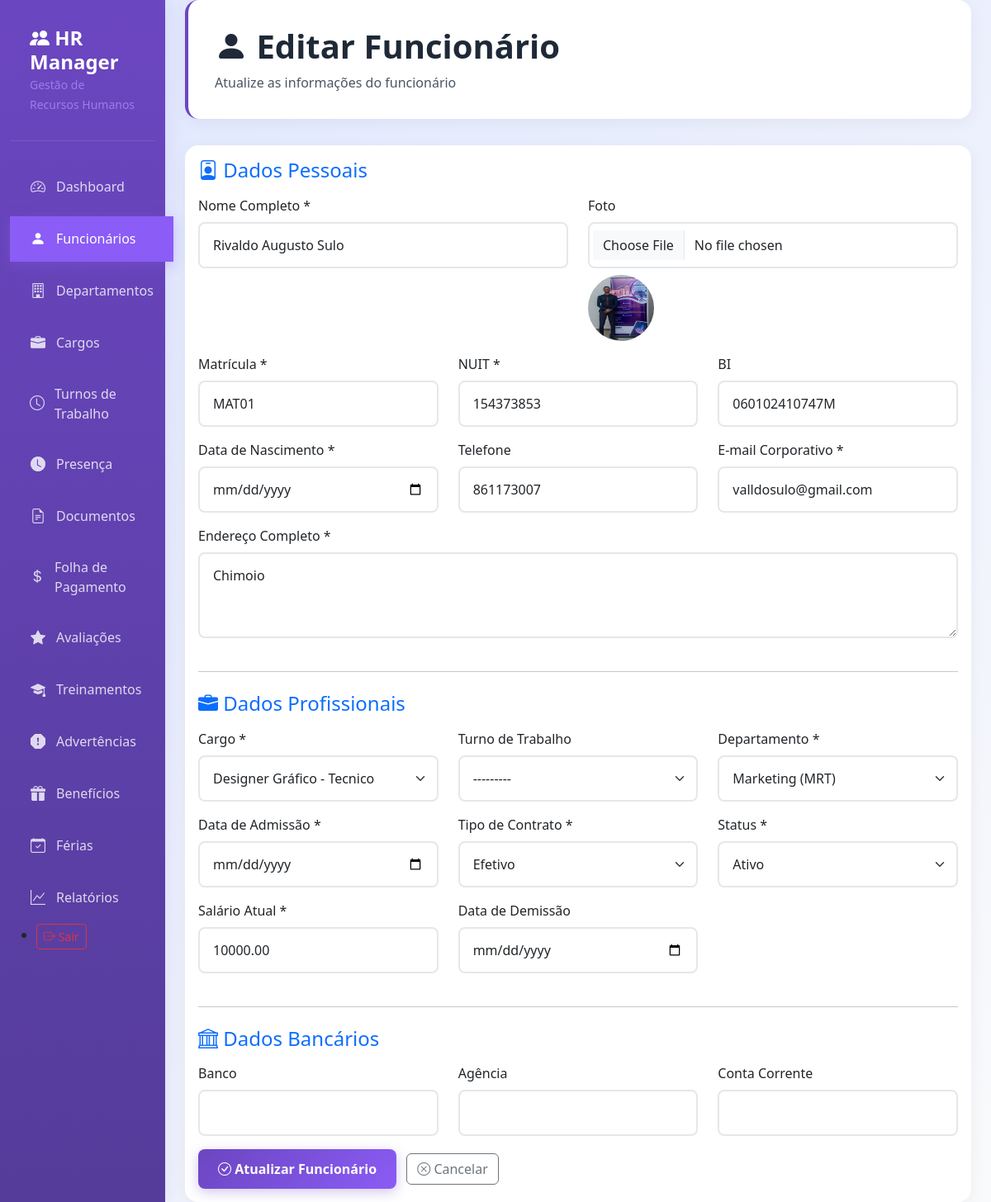
Page /funcionarios/1/editar/ (signed in) on the committed database.
### rh/models.py (models this page shows, shortened)
class Funcionario(models.Model):
    STATUS_CHOICES = [
        ('Ativo', 'Ativo'),
        ('Afastado', 'Afastado'),
        ('Demitido', 'Demitido'),
        ('Aposentado', 'Aposentado'),
    ]
    TIPO_CONTRATO = [
        ('Efetivo', 'Efetivo'),
        ('PrazoDeterminado', 'Prazo Determinado'),
        ('Estagiario', 'Estagiário'),
        ('Consultor', 'Consultor'),
    ]
    empresa = models.ForeignKey(Empresa,on_delete=models.CASCADE, related_name='funcionarios')
    matricula = models.CharField(max_length=20, unique=True, verbose_name='Matrícula')
    nome_completo = models.CharField(max_length=200, verbose_name='Nome Completo')
    email_corporativo = models.EmailField(unique=True, verbose_name='E-mail Corporativo')
    cpf = models.CharField(max_length=14, unique=True, verbose_name='CPF')
    rg = models.CharField(max_length=20, blank=True, verbose_name='RG')
    data_nascimento = models.DateField(verbose_name='Data de Nascimento')
    telefone = models.CharField(max_length=20, blank=True, verbose_name='Telefone')
    endereco = models.TextField(verbose_name='Endereço Completo')
    cargo = models.ForeignKey(Cargo, on_delete=models.PROTECT, verbose_name='Cargo')
    departamento = models.ForeignKey(Departamento, on_delete=models.PROTECT, verbose_name='Departamento')
    data_admissao = models.DateField(verbose_name='Data de Admissão')
    data_demissao = models.DateField(null=True, blank=True, verbose_name='Data de Demissão')
    tipo_contrato = models.CharField(max_length=20, choices=TIPO_CONTRATO, default='CLT', verbose_name='Tipo de Contrato')
    salario_atual = models.DecimalField(max_digits=10, decimal_places=2, verbose_name='Salário Atual')
    status = models.CharField(max_length=20, choices=STATUS_CHOICES, default='Ativo', verbose_name='Status')
    foto = models.ImageField(upload_to='funcionarios/fotos/', null=True, blank=True, verbose_name='Foto')
    turno = models.ForeignKey('TurnoTrabalho', on_delete=models.SET_NULL, null=True, blank=True, verbose_name='Turno de Trabalho')
    banco = models.CharField(max_length=100, blank=True, verbose_name='Banco')
    agencia = models.CharField(max_length=20, blank=True, verbose_name='Agência')
    conta_corrente = models.CharField(max_length=20, blank=True, verbose_name='Conta Corrente')
    criado_em = models.DateTimeField(auto_now_add=True, verbose_name='Criado em')
    atualizado_em = models.DateTimeField(auto_now=True, verbose_name='Atualizado em')
    class Meta:
        verbose_name = 'Funcionário'
        verbose_name_plural = 'Funcionários'
        ordering = ['nome_completo']

### rh/views.py (the view, shortened to what this page needs)
# urls.py: path('funcionarios/<int:pk>/editar/', views.FuncionarioUpdateView.as_view(), name='funcionario_update'),
class FuncionarioUpdateView(LoginRequiredMixin, UpdateView):
    model = Funcionario
    form_class = FuncionarioForm
    template_name = 'rh/funcionario_form.html'
    success_url = reverse_lazy('funcionario_list')
    def get_queryset(self):
        return Funcionario.objects.filter(
            empresa=self.request.user.empresa
        )
    def get_form_kwargs(self):
        kwargs = super().get_form_kwargs()
        kwargs['empresa'] = self.request.user.empresa
        return kwargs

### rh/models.py (called while the page is built)
    def __str__(self):
        return f"{self.nome} ({self.sigla})"

    def __str__(self):
        return f"{self.nome} - {self.nivel_hierarquico}"

    def __str__(self):
        return f"{self.nome} - {self.get_tipo_display()}"

### templates/rh/funcionario_form.html (shortened to what this page needs)
{% extends 'base.html' %}
{% block content %}
<div class="page-header">
    <h1>
        <i class="bi bi-person-fill{% if not form.instance.pk %}-add{% endif %}"></i>
        {% if form.instance.pk %}Editar{% else %}Novo{% endif %} Funcionário
    </h1>
    <p>{% if form.instance.pk %}Atualize as informações do funcionário{% else %}Cadastre um novo funcionário no sistema{% endif %}</p>
</div>
<div class="card">
    <div class="card-body">
        <form method="post" enctype="multipart/form-data">
            <div class="row">
                <h4 class="mb-3 text-primary">
                    <i class="bi bi-person-badge"></i> Dados Pessoais
                </h4>
                <div class="col-md-6 mb-3">
                    <label class="form-label">Nome Completo *</label>
                    {{ form.nome_completo }}
                </div>
                <div class="col-md-6 mb-3">
                    <label class="form-label">Foto</label>
                    {{ form.foto }}
                    {% if form.instance.foto %}
                        <div class="mt-2">
                            <img src="{{ form.instance.foto.url }}" alt="Foto atual" class="rounded-circle" width="80" height="80">
                        </div>
                    {% endif %}
                </div>
                <div class="col-md-4 mb-3">
                    <label class="form-label">Matrícula *</label>
                    {{ form.matricula }}
                </div>
                <div class="col-md-4 mb-3">
                    <label class="form-label">NUIT *</label>
                    {{ form.cpf }}
                </div>
                <div class="col-md-4 mb-3">
                    <label class="form-label">BI</label>
                    {{ form.rg }}
                </div>
                <div class="col-md-4 mb-3">
                    <label class="form-label">Data de Nascimento *</label>
                    {{ form.data_nascimento }}
                </div>
                <div class="col-md-4 mb-3">
                    <label class="form-label">Telefone</label>
                    {{ form.telefone }}
                </div>
                <div class="col-md-4 mb-3">
                    <label class="form-label">E-mail Corporativo *</label>
                    {{ form.email_corporativo }}
                </div>
                <div class="col-12 mb-3">
                    <label class="form-label">Endereço Completo *</label>
                    {{ form.endereco }}
                </div>
            </div>
            <hr class="my-4">
            <div class="row">
                <h4 class="mb-3 text-primary">
                    <i class="bi bi-briefcase-fill"></i> Dados Profissionais
                </h4>
                <div class="col-md-4 mb-3">
                    <label class="form-label">Cargo *</label>
                    {{ form.cargo }}
                </div>
                <div class="col-md-4 mb-3">
                    <label class="form-label">Turno de Trabalho</label>
                    {{ form.turno }}
                </div>
                <div class="col-md-4 mb-3">
                    <label class="form-label">Departamento *</label>
                    {{ form.departamento }}
                </div>
                <div class="col-md-4 mb-3">
                    <label class="form-label">Data de Admissão *</label>
                    {{ form.data_admissao }}
                </div>
                <div class="col-md-4 mb-3">
                    <label class="form-label">Tipo de Contrato *</label>
                    {{ form.tipo_contrato }}
                </div>
                <div class="col-md-4 mb-3">
                    <label class="form-label">Status *</label>
                    {{ form.status }}
                </div>
                <div class="col-md-4 mb-3">
                    <label class="form-label">Salário Atual *</label>
                    {{ form.salario_atual }}
                </div>
                <div class="col-md-4 mb-3">
                    <label class="form-label">Data de Demissão</label>
                    {{ form.data_demissao }}
                </div>
            </div>
            <hr class="my-4">
            <div class="row">
                <h4 class="mb-3 text-primary">
                    <i class="bi bi-bank"></i> Dados Bancários
                </h4>
                <div class="col-md-4 mb-3">
                    <label class="form-label">Banco</label>
                    {{ form.banco }}
                </div>
                <div class="col-md-4 mb-3">
                    <label class="form-label">Agência</label>
                    {{ form.agencia }}
                </div>
                <div class="col-md-4 mb-3">
                    <label class="form-label">Conta Corrente</label>
                    {{ form.conta_corrente }}
                </div>
            </div>
            <div class="row">
                <div class="col-12">
                    <button type="submit" class="btn btn-primary">
                        <i class="bi {% if form.instance.pk %}bi-check-circle{% else %}bi-plus-circle{% endif %}"></i>
                        {% if form.instance.pk %}Atualizar{% else %}Cadastrar{% endif %} Funcionário
                    </button>
                    <a href="{% url 'funcionario_list' %}" class="btn btn-outline-secondary ms-2">
                        <i class="bi bi-x-circle"></i> Cancelar
                    </a>
                </div>
            </div>
        </form>
    </div>
</div>
{% endblock %}

### templates/base.html (style rules this page uses)
:root { --primary-purple: #6B46C1; --primary-purple-dark: #553C9A; --primary-purple-light: #8B5CF6; --secondary-purple: #A78BFA; --light-purple: #E0E7FF; --white: #FFFFFF; --gray-50: #F9FAFB; --gray-100: #F3F4F6; --gray-200: #E5E7EB; --gray-600: #4B5563; --gray-800: #1F2937; --success: #10B981; --warning: #F59E0B; --danger: #EF4444; }
* { margin: 0; padding: 0; box-sizing: border-box; }
body { font-family: 'Segoe UI', Tahoma, Geneva, Verdana, sans-serif; background: linear-gradient(135deg, var(--light-purple) 0%, var(--gray-50) 100%); min-height: 100vh; }
.page-header { background: var(--white); padding: 2rem; border-radius: 1rem; box-shadow: 0 4px 20px rgba(0, 0, 0, 0.05); margin-bottom: 2rem; border-left: 4px solid var(--primary-purple); }
.page-header h1 { color: var(--gray-800); font-weight: 700; margin-bottom: 0.5rem; }
.page-header p { color: var(--gray-600); margin: 0; }
.card { background: var(--white); border: none; border-radius: 1rem; box-shadow: 0 4px 20px rgba(0, 0, 0, 0.05); transition: all 0.3s ease; overflow: hidden; }
.btn-primary { background: linear-gradient(135deg, var(--primary-purple) 0%, var(--primary-purple-light) 100%); border: none; padding: 0.75rem 1.5rem; border-radius: 0.5rem; font-weight: 600; transition: all 0.3s ease; box-shadow: 0 4px 15px rgba(107, 70, 193, 0.3); }
.form-control, .form-select { border: 2px solid var(--gray-200); border-radius: 0.5rem; padding: 0.875rem 1rem; transition: all 0.3s ease; }

### rows in the picture
Funcionario: nome_completo "Rivaldo Augusto Sulo", instance.foto (picture), matricula "MAT01", cpf "154373853", rg "060102410747M", telefone "861173007", email_corporativo "valldosulo@gmail.com", endereco "Chimoio", cargo "Designer Gráfico - Tecnico", turno "---------", departamento "Marketing (MRT)", tipo_contrato "Efetivo", status "Ativo", salario_atual "10000.00"
